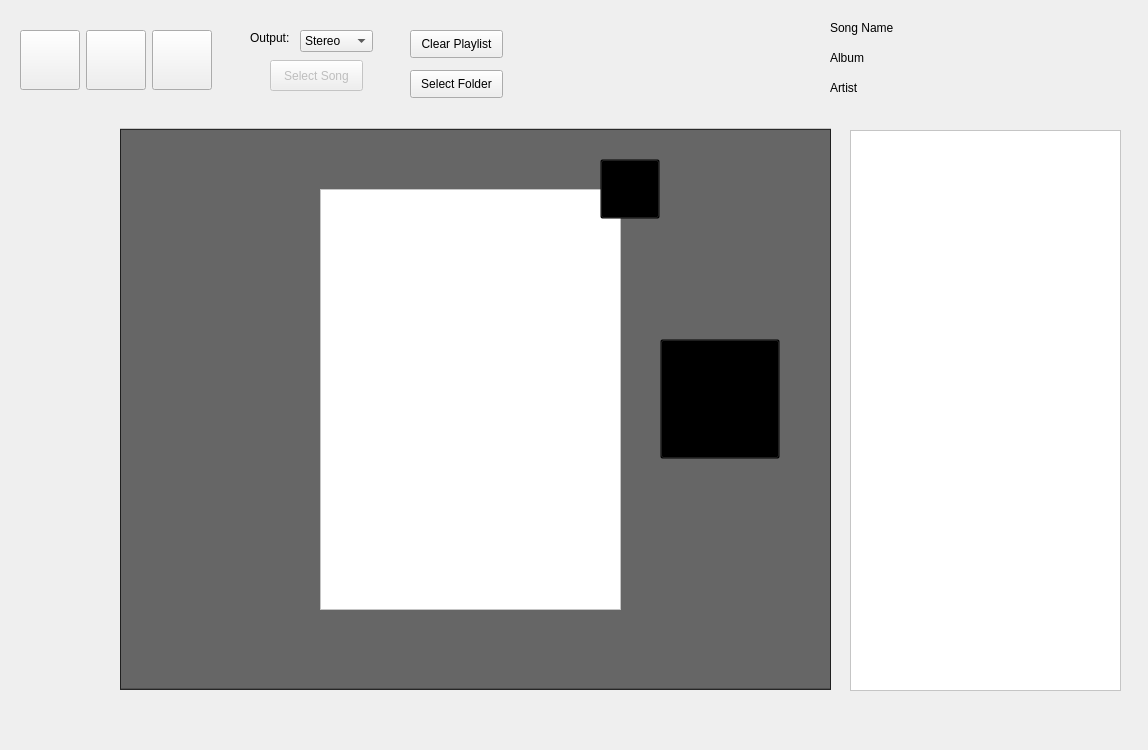
<?xml version="1.0" encoding="UTF-8"?>
<ui version="4.0">
 <class>MainWindow</class>
 <widget class="QMainWindow" name="MainWindow">
  <property name="geometry">
   <rect>
    <x>0</x>
    <y>0</y>
    <width>1148</width>
    <height>750</height>
   </rect>
  </property>
  <property name="windowTitle">
   <string>MainWindow</string>
  </property>
  <property name="autoFillBackground">
   <bool>false</bool>
  </property>
  <widget class="QWidget" name="centralwidget">
   <widget class="QComboBox" name="channels">
    <property name="geometry">
     <rect>
      <x>300</x>
      <y>30</y>
      <width>73</width>
      <height>22</height>
     </rect>
    </property>
    <item>
     <property name="text">
      <string>Stereo</string>
     </property>
    </item>
    <item>
     <property name="text">
      <string>Mono</string>
     </property>
    </item>
   </widget>
   <widget class="QLabel" name="label">
    <property name="geometry">
     <rect>
      <x>250</x>
      <y>30</y>
      <width>53</width>
      <height>16</height>
     </rect>
    </property>
    <property name="text">
     <string>Output:</string>
    </property>
   </widget>
   <widget class="QPushButton" name="select_song">
    <property name="enabled">
     <bool>false</bool>
    </property>
    <property name="geometry">
     <rect>
      <x>270</x>
      <y>60</y>
      <width>93</width>
      <height>31</height>
     </rect>
    </property>
    <property name="text">
     <string>Select Song</string>
    </property>
   </widget>
   <widget class="QLabel" name="song_name">
    <property name="geometry">
     <rect>
      <x>830</x>
      <y>20</y>
      <width>311</width>
      <height>16</height>
     </rect>
    </property>
    <property name="text">
     <string>Song Name</string>
    </property>
   </widget>
   <widget class="QLabel" name="label_3">
    <property name="geometry">
     <rect>
      <x>-10</x>
      <y>170</y>
      <width>105</width>
      <height>84</height>
     </rect>
    </property>
    <property name="text">
     <string/>
    </property>
    <property name="pixmap">
     <pixmap resource="images.qrc">:/png/media/tanooki.png</pixmap>
    </property>
   </widget>
   <widget class="QLabel" name="artist">
    <property name="geometry">
     <rect>
      <x>830</x>
      <y>80</y>
      <width>311</width>
      <height>16</height>
     </rect>
    </property>
    <property name="text">
     <string>Artist</string>
    </property>
   </widget>
   <widget class="QWidget" name="layoutWidget">
    <property name="geometry">
     <rect>
      <x>20</x>
      <y>30</y>
      <width>209</width>
      <height>62</height>
     </rect>
    </property>
    <layout class="QHBoxLayout" name="horizontalLayout">
     <property name="sizeConstraint">
      <enum>QLayout::SetMinAndMaxSize</enum>
     </property>
     <property name="bottomMargin">
      <number>0</number>
     </property>
     <item>
      <widget class="QPushButton" name="prev_button">
       <property name="enabled">
        <bool>true</bool>
       </property>
       <property name="sizePolicy">
        <sizepolicy hsizetype="Fixed" vsizetype="Fixed">
         <horstretch>0</horstretch>
         <verstretch>0</verstretch>
        </sizepolicy>
       </property>
       <property name="minimumSize">
        <size>
         <width>60</width>
         <height>60</height>
        </size>
       </property>
       <property name="maximumSize">
        <size>
         <width>60</width>
         <height>60</height>
        </size>
       </property>
       <property name="text">
        <string/>
       </property>
       <property name="icon">
        <iconset resource="images.qrc">
         <normaloff>:/png/media/prev.png</normaloff>:/png/media/prev.png</iconset>
       </property>
       <property name="iconSize">
        <size>
         <width>60</width>
         <height>60</height>
        </size>
       </property>
      </widget>
     </item>
     <item>
      <widget class="QPushButton" name="pause_button">
       <property name="minimumSize">
        <size>
         <width>60</width>
         <height>60</height>
        </size>
       </property>
       <property name="maximumSize">
        <size>
         <width>60</width>
         <height>60</height>
        </size>
       </property>
       <property name="text">
        <string/>
       </property>
       <property name="icon">
        <iconset resource="images.qrc">
         <normaloff>:/png/media/pause.png</normaloff>:/png/media/pause.png</iconset>
       </property>
       <property name="iconSize">
        <size>
         <width>60</width>
         <height>60</height>
        </size>
       </property>
      </widget>
     </item>
     <item>
      <widget class="QPushButton" name="next_button">
       <property name="minimumSize">
        <size>
         <width>60</width>
         <height>60</height>
        </size>
       </property>
       <property name="maximumSize">
        <size>
         <width>60</width>
         <height>60</height>
        </size>
       </property>
       <property name="text">
        <string/>
       </property>
       <property name="icon">
        <iconset resource="images.qrc">
         <normaloff>:/png/media/next.png</normaloff>:/png/media/next.png</iconset>
       </property>
       <property name="iconSize">
        <size>
         <width>60</width>
         <height>60</height>
        </size>
       </property>
      </widget>
     </item>
    </layout>
   </widget>
   <widget class="QListWidget" name="playlist">
    <property name="geometry">
     <rect>
      <x>850</x>
      <y>130</y>
      <width>271</width>
      <height>561</height>
     </rect>
    </property>
    <property name="acceptDrops">
     <bool>true</bool>
    </property>
    <property name="styleSheet">
     <string notr="true">background-image: url(:/png/media/dark_koopatrol_small.png);
background-color: white;
background-repeat: no-repeat;
background-position: right bottom;</string>
    </property>
    <property name="dragDropMode">
     <enum>QAbstractItemView::DropOnly</enum>
    </property>
    <property name="defaultDropAction">
     <enum>Qt::IgnoreAction</enum>
    </property>
   </widget>
   <widget class="QLabel" name="cover">
    <property name="geometry">
     <rect>
      <x>720</x>
      <y>20</y>
      <width>101</width>
      <height>101</height>
     </rect>
    </property>
    <property name="text">
     <string/>
    </property>
    <property name="pixmap">
     <pixmap resource="images.qrc">:/png/media/nocover.png</pixmap>
    </property>
    <property name="scaledContents">
     <bool>true</bool>
    </property>
   </widget>
   <widget class="QPushButton" name="clear_button">
    <property name="geometry">
     <rect>
      <x>410</x>
      <y>30</y>
      <width>93</width>
      <height>28</height>
     </rect>
    </property>
    <property name="text">
     <string>Clear Playlist</string>
    </property>
   </widget>
   <widget class="QTableWidget" name="albums">
    <property name="geometry">
     <rect>
      <x>120</x>
      <y>128</y>
      <width>711</width>
      <height>561</height>
     </rect>
    </property>
    <property name="styleSheet">
     <string notr="true">QTableWidget {
background-image: url(:/png/media/Vivian_small.png);
background-color: white;
background-repeat: no-repeat;
background-position: right bottom;
}
</string>
    </property>
    <property name="dragEnabled">
     <bool>true</bool>
    </property>
    <property name="dragDropMode">
     <enum>QAbstractItemView::DragOnly</enum>
    </property>
    <property name="defaultDropAction">
     <enum>Qt::CopyAction</enum>
    </property>
    <property name="selectionMode">
     <enum>QAbstractItemView::SingleSelection</enum>
    </property>
    <property name="selectionBehavior">
     <enum>QAbstractItemView::SelectItems</enum>
    </property>
    <property name="iconSize">
     <size>
      <width>110</width>
      <height>110</height>
     </size>
    </property>
    <property name="showGrid">
     <bool>false</bool>
    </property>
    <property name="rowCount">
     <number>0</number>
    </property>
    <property name="columnCount">
     <number>0</number>
    </property>
    <attribute name="horizontalHeaderVisible">
     <bool>false</bool>
    </attribute>
    <attribute name="verticalHeaderVisible">
     <bool>false</bool>
    </attribute>
   </widget>
   <widget class="QPushButton" name="load_library">
    <property name="geometry">
     <rect>
      <x>410</x>
      <y>70</y>
      <width>93</width>
      <height>28</height>
     </rect>
    </property>
    <property name="text">
     <string>Select Folder</string>
    </property>
   </widget>
   <widget class="QLabel" name="album">
    <property name="geometry">
     <rect>
      <x>830</x>
      <y>50</y>
      <width>311</width>
      <height>16</height>
     </rect>
    </property>
    <property name="text">
     <string>Album</string>
    </property>
   </widget>
   <widget class="QLabel" name="huge_tanooki">
    <property name="geometry">
     <rect>
      <x>960</x>
      <y>-50</y>
      <width>300</width>
      <height>348</height>
     </rect>
    </property>
    <property name="text">
     <string/>
    </property>
    <property name="pixmap">
     <pixmap resource="images.qrc">:/png/media/mario_tanooki.png</pixmap>
    </property>
   </widget>
   <widget class="QLabel" name="label_5">
    <property name="geometry">
     <rect>
      <x>-140</x>
      <y>540</y>
      <width>281</width>
      <height>291</height>
     </rect>
    </property>
    <property name="layoutDirection">
     <enum>Qt::LeftToRight</enum>
    </property>
    <property name="text">
     <string/>
    </property>
    <property name="pixmap">
     <pixmap resource="images.qrc">:/png/media/paperbowser.png</pixmap>
    </property>
    <property name="scaledContents">
     <bool>true</bool>
    </property>
   </widget>
   <widget class="QFrame" name="overlay">
    <property name="enabled">
     <bool>true</bool>
    </property>
    <property name="geometry">
     <rect>
      <x>120</x>
      <y>129</y>
      <width>711</width>
      <height>561</height>
     </rect>
    </property>
    <property name="styleSheet">
     <string notr="true">background-color: rgba(0, 0, 0, 60%);</string>
    </property>
    <property name="frameShape">
     <enum>QFrame::StyledPanel</enum>
    </property>
    <property name="frameShadow">
     <enum>QFrame::Raised</enum>
    </property>
    <widget class="QListWidget" name="album_songs">
     <property name="geometry">
      <rect>
       <x>200</x>
       <y>60</y>
       <width>301</width>
       <height>421</height>
      </rect>
     </property>
     <property name="styleSheet">
      <string notr="true">background-color: white;</string>
     </property>
     <property name="selectionMode">
      <enum>QAbstractItemView::MultiSelection</enum>
     </property>
    </widget>
    <widget class="QPushButton" name="close_overlay">
     <property name="geometry">
      <rect>
       <x>480</x>
       <y>30</y>
       <width>60</width>
       <height>60</height>
      </rect>
     </property>
     <property name="maximumSize">
      <size>
       <width>60</width>
       <height>60</height>
      </size>
     </property>
     <property name="styleSheet">
      <string notr="true">background-color: rgba(0, 0, 0, 0%);</string>
     </property>
     <property name="text">
      <string/>
     </property>
     <property name="icon">
      <iconset resource="images.qrc">
       <normaloff>:/png/media/close.png</normaloff>:/png/media/close.png</iconset>
     </property>
     <property name="iconSize">
      <size>
       <width>60</width>
       <height>60</height>
      </size>
     </property>
    </widget>
    <widget class="QPushButton" name="transfer_button">
     <property name="geometry">
      <rect>
       <x>540</x>
       <y>210</y>
       <width>120</width>
       <height>120</height>
      </rect>
     </property>
     <property name="maximumSize">
      <size>
       <width>90000</width>
       <height>90000</height>
      </size>
     </property>
     <property name="styleSheet">
      <string notr="true">background-color: rgba(0, 0, 0, 0%);</string>
     </property>
     <property name="text">
      <string/>
     </property>
     <property name="icon">
      <iconset resource="images.qrc">
       <normaloff>:/png/media/arrow.png</normaloff>:/png/media/arrow.png</iconset>
     </property>
     <property name="iconSize">
      <size>
       <width>120</width>
       <height>120</height>
      </size>
     </property>
    </widget>
   </widget>
  </widget>
  <action name="actionExit">
   <property name="text">
    <string>Exit</string>
   </property>
  </action>
 </widget>
 <resources>
  <include location="images.qrc"/>
 </resources>
 <connections/>
</ui>
